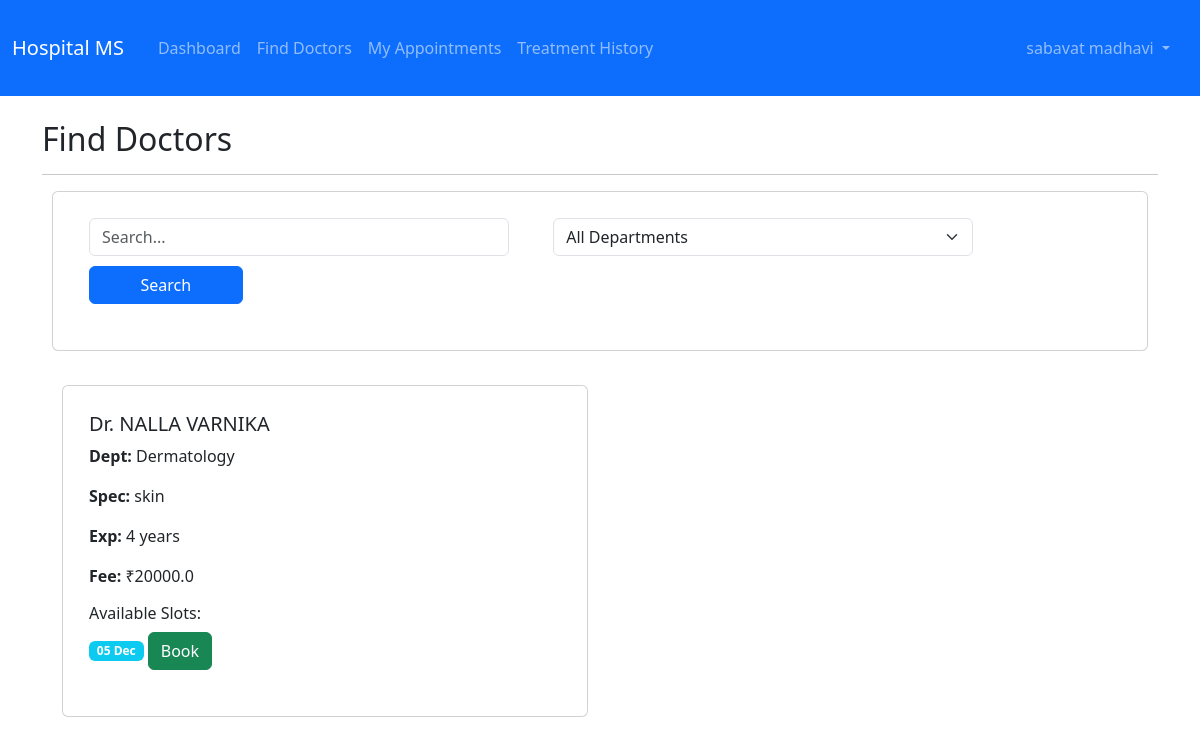
Screenshot of /patient/doctors (signed in) with the database file from the repository.
### backend/app.py (models this page shows, shortened)
class User(UserMixin, db.Model):
    id = db.Column(db.Integer, primary_key=True)
    username = db.Column(db.String(180), unique=True, nullable=False)
    email = db.Column(db.String(100), unique=True, nullable=False)
    password_hash = db.Column(db.String(100), nullable=False)
    role = db.Column(db.String(50), nullable=False)
    full_name = db.Column(db.String(80), nullable=False)
    phone = db.Column(db.String(10))
    is_active = db.Column(db.Boolean, default=True)
    created_at = db.Column(db.DateTime, default=datetime.utcnow)

class Doctor(db.Model):
    id = db.Column(db.Integer, primary_key=True)
    user_id = db.Column(db.Integer, db.ForeignKey('user.id'), nullable=False, unique=True)
    department_id = db.Column(db.Integer, db.ForeignKey('department.id'), nullable=False)
    specialization = db.Column(db.String(80))
    qualification = db.Column(db.String(100))
    experience_years = db.Column(db.Integer)
    consultation_fee = db.Column(db.Float, default=0.0)
    user = db.relationship('User', backref=db.backref('doctor_profile', uselist=False))
    appointments = db.relationship('Appointment', backref='doctor', lazy=True)
    availability = db.relationship('DoctorAvailability', backref='doctor', cascade='all, delete-orphan')

class Department(db.Model):
    id = db.Column(db.Integer, primary_key=True)
    name = db.Column(db.String(80), unique=True, nullable=False)
    description = db.Column(db.Text)
    doctors = db.relationship('Doctor', backref='department', lazy=True)

class DoctorAvailability(db.Model):
    id = db.Column(db.Integer, primary_key=True)
    doctor_id = db.Column(db.Integer, db.ForeignKey('doctor.id'), nullable=False)
    date = db.Column(db.Date, nullable=False)
    start_time = db.Column(db.Time, nullable=False)
    end_time = db.Column(db.Time, nullable=False)
    is_available = db.Column(db.Boolean, default=True)

### backend/app.py (the view)
@app.route('/patient/doctors')
@login_required
@role_required('patient')
def patient_doctors():
    search = request.args.get('search', '')
    dept_id = request.args.get('department', '')
    query = Doctor.query.join(User).filter(User.is_active)
    if search: query = query.filter((User.full_name.ilike(f'%{search}%')) | (Doctor.specialization.ilike(f'%{search}%')))
    if dept_id: query = query.filter(Doctor.department_id==dept_id)
    doctors = query.all()
    today, week_end = date.today(), date.today() + timedelta(days=7)
    doctor_availability = {d.id: DoctorAvailability.query.filter(DoctorAvailability.doctor_id==d.id,
        DoctorAvailability.date>=today, DoctorAvailability.date<=week_end,
        DoctorAvailability.is_available).all() for d in doctors}
    return render_template('patient/doctors.html', doctors=doctors, departments=Department.query.all(),
        doctor_availability=doctor_availability, search_query=search, selected_department=dept_id)

### backend/app.py (called while the page is built)
@login_manager.user_loader
def load_user(user_id): return User.query.get(int(user_id))

def role_required(role):
    def decorator(f):
        @wraps(f)
        def decorated_function(*args, **kwargs):
            if not current_user.is_authenticated or current_user.role != role:
                flash('Access denied', 'danger')
                return redirect(url_for('index'))
            return f(*args, **kwargs)
        return decorated_function
    return decorator

### frontend/templates/patient/doctors.html (shortened to what this page needs)
{% extends "base.html" %}
{% block content %}
<h2>Find Doctors</h2>
<hr>
<div class="card mb-4"><div class="card-body">
    <form method="GET"><div class="row">
        <div class="col-md-5"><input type="text" class="form-control" name="search" placeholder="Search..." value="{{ search_query }}"></div>
        <div class="col-md-5"><select class="form-select" name="department"><option value="">All Departments</option></select></div>
        <div class="col-md-2"><button type="submit" class="btn btn-primary w-100">Search</button></div>
    </div></form>
</div></div>
<div class="row">
    {% for d in doctors %}
    <div class="col-md-6 mb-4"><div class="card h-100"><div class="card-body">
        <h5>Dr. {{ d.user.full_name }}</h5>
        <p><strong>Dept:</strong> {{ d.department.name }}</p>
        <p><strong>Spec:</strong> {{ d.specialization }}</p>
        <p><strong>Exp:</strong> {{ d.experience_years }} years</p>
        <p><strong>Fee:</strong> ₹{{ d.consultation_fee }}</p>
        <h6>Available Slots:</h6>
        {% if doctor_availability.get(d.id) %}
            {% for a in doctor_availability[d.id][:3] %}<span class="badge bg-info">{{ a.date.strftime('%d %b') }}</span> {% endfor %}
        {% else %}<p class="text-muted small">No availability</p>{% endif %}
        <a href="{{ url_for('book_appointment', doctor_id=d.id) }}" class="btn btn-success">Book</a>
    </div></div></div>
    {% endfor %}
</div>
{% endblock %}

### frontend/templates/base.html (shortened to what this page needs)
<!DOCTYPE html>
<html lang="en">
<head>
    <link href="https://cdn.jsdelivr.net/npm/bootstrap@5.3.0/dist/css/bootstrap.min.css" rel="stylesheet">
    <link rel="stylesheet" href="https://cdn.jsdelivr.net/npm/bootstrap-icons@1.10.0/font/bootstrap-icons.css">
    <link rel="stylesheet" href="{{ url_for('static', filename='css/style.css') }}">
</head>
<body>
    <nav class="navbar navbar-expand-lg navbar-dark bg-primary">
        <div class="container-fluid">
            <a class="navbar-brand" href="{{ url_for('index') }}"> Hospital MS</a>
            <div class="collapse navbar-collapse" id="navbarNav">
                <ul class="navbar-nav me-auto">
                    {% if current_user.is_authenticated %}
                        {% if current_user.role == 'admin' %}
                            <li class="nav-item"><a class="nav-link" href="{{ url_for('admin_dashboard') }}"> Dashboard</a></li>
                            <li class="nav-item"><a class="nav-link" href="{{ url_for('admin_doctors') }}"> Doctors</a></li>
                            <li class="nav-item"><a class="nav-link" href="{{ url_for('admin_patients') }}"> Patients</a></li>
                            <li class="nav-item"><a class="nav-link" href="{{ url_for('admin_appointments') }}">Appointments</a></li>
                            <li class="nav-item"><a class="nav-link" href="{{ url_for('admin_search') }}"> Search</a></li>
                        {% elif current_user.role == 'patient' %}
                            <li class="nav-item"><a class="nav-link" href="{{ url_for('patient_dashboard') }}">Dashboard</a></li>
                            <li class="nav-item"><a class="nav-link" href="{{ url_for('patient_doctors') }}"> Find Doctors</a></li>
                            <li class="nav-item"><a class="nav-link" href="{{ url_for('patient_appointments') }}"> My Appointments</a></li>
                            <li class="nav-item"><a class="nav-link" href="{{ url_for('treatment_history') }}"> Treatment History</a></li>
                        {% endif %}
                    {% endif %}
                </ul>
                <ul class="navbar-nav">
                    {% if current_user.is_authenticated %}
                        <li class="nav-item dropdown">
                            <a class="nav-link dropdown-toggle" href="#" id="navbarDropdown" role="button" data-bs-toggle="dropdown">
                               {{ current_user.full_name }}
                            </a>
                        </li>
                    {% else %}
                        <li class="nav-item"><a class="nav-link" href="{{ url_for('login') }}"> Login</a></li>
                        <li class="nav-item"><a class="nav-link" href="{{ url_for('register') }}"> Register</a></li>
                    {% endif %}
                </ul>
            </div>
        </div>
    </nav>
    <main class="container my-4">
        {% block content %}{% endblock %}
    </main>
</body>
</html>

### frontend/static/css/style.css (style rules this page uses)
p { font-size: 16px; }
button { background-color: lightblue; }
div { margin: 10px; }
a { text-decoration: none; }

### rows the page displays
User: full_name "sabavat madhavi"
Doctor: user.full_name "NALLA VARNIKA", department.name "Dermatology", specialization "skin", experience_years "4", consultation_fee "20000.0"
DoctorAvailability: date "05 Dec"
